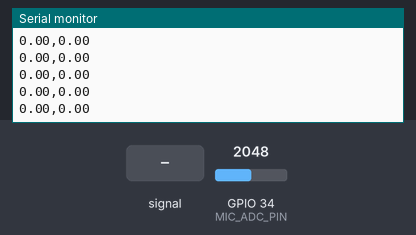
Simulated run of this sketch. Board: ESP32. Shown: the last lines printed to the serial monitor. The inputs (shaded band) are chosen by the test bench; at power-on: GPIO 34 (MIC_ADC_PIN) = 2048.

Above: at 1.2 s.
1.3 s: GPIO 34 (MIC_ADC_PIN) fed a 200 Hz sine of ±327 counts around its level
At 1.45 s:
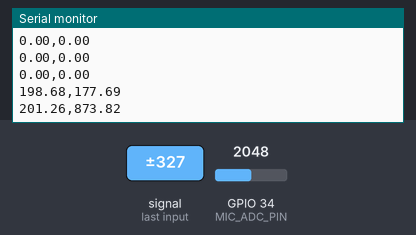
2.8 s: GPIO 34 (MIC_ADC_PIN) fed a 1000 Hz sine of ±1023 counts around its level
At 3.02 s:
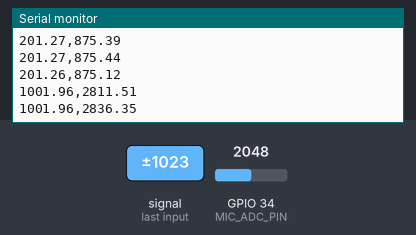
4.3 s: GPIO 34 (MIC_ADC_PIN) set to 2866
At 4.38 s:
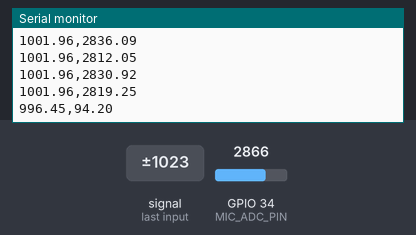
5.8 s: GPIO 34 (MIC_ADC_PIN) set to 3603
At 5.85 s:
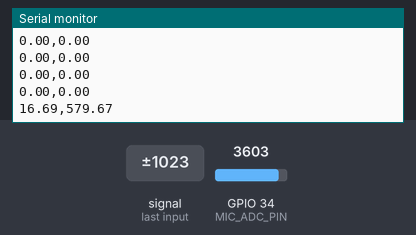
Timing chart, 0 to 8.3 s (numbered marks = the images above; inputs shaded):
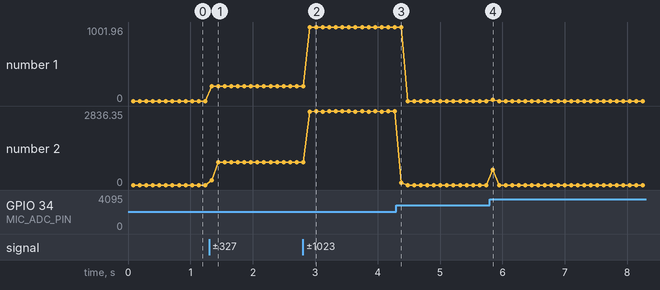

Measured:
- after the input at 1.3 s, the serial monitor: prints a new line at once (image 1)
- after the input at 2.8 s, the serial monitor: prints a new line after 0.11 s (image 2)
- after the input at 4.3 s, the serial monitor: prints a new line after 0.08 s (image 3)
- after the input at 5.8 s, the serial monitor: prints a new line at once (image 4)
- plotted number 1: 0 → 201.27 after the input at 1.3 s, 201.27 → 1001.96 after the input at 2.8 s, 1001.96 → 0 after the input at 4.3 s
- plotted number 2: 0 → 875.44 after the input at 1.3 s, 875.44 → 2819.25 after the input at 2.8 s, 2819.25 → 0 after the input at 4.3 s

The sketch:

esp32-model-fft-max4466.ino
```cpp
#include <Arduino.h>
#include <arduinoFFT.h>


#define MIC_ADC_PIN 34
#define SAMPLE_BUFFER_SIZE 512
#define SAMPLE_RATE 8000

unsigned long sampling_period_us;
unsigned long last_sample_micros;

double vReal[SAMPLE_BUFFER_SIZE];
double vImag[SAMPLE_BUFFER_SIZE];
int16_t wave[SAMPLE_BUFFER_SIZE];

// Inisialisasi FFT
arduinoFFT FFT = arduinoFFT(vReal, vImag, SAMPLE_BUFFER_SIZE, SAMPLE_RATE);


void setup() {

  Serial.begin(115200);

  // Memberi label pada grafik di Serial Plotter
  Serial.println("Frekuensi(Hz),Magnitudo(Scaled)");

  sampling_period_us = round(1000000.0 / SAMPLE_RATE);
  pinMode(MIC_ADC_PIN, INPUT);
  analogSetAttenuation(ADC_11db);
}

void loop() {

  getWave();


  performFFT();

  plotPeakAndMagnitude();
}


void getWave() {
  last_sample_micros = micros();
  for (int i = 0; i < SAMPLE_BUFFER_SIZE; i++) {
    while ((micros() - last_sample_micros) < sampling_period_us) { /* Wait */ }
    last_sample_micros += sampling_period_us;
    wave[i] = analogRead(MIC_ADC_PIN);
  }
}

void performFFT() {
  // DC Removal
  long signalSum = 0;
  for (int i = 0; i < SAMPLE_BUFFER_SIZE; i++) signalSum += wave[i];
  double dcOffset = signalSum / SAMPLE_BUFFER_SIZE;

  // Isi Buffer
  for (int i = 0; i < SAMPLE_BUFFER_SIZE; i++) {
    vReal[i] = (double)(wave[i] - dcOffset);
    vImag[i] = 0;
  }

  // Komputasi FFT
  FFT.Windowing(FFT_WIN_TYP_HAMMING, FFT_FORWARD);
  FFT.Compute(FFT_FORWARD);
  FFT.ComplexToMagnitude();
}

void plotPeakAndMagnitude() {

  double peakFreq = FFT.MajorPeak();


  double peakMag = 0;

  for (int i = 2; i < (SAMPLE_BUFFER_SIZE / 2); i++) {
    if (vReal[i] > peakMag) {
      peakMag = vReal[i];
    }
  }

  // Filter Noise: Jika suara terlalu pelan, anggap frekuensi 0
  if (peakMag < 500) {
    peakFreq = 0;
    peakMag = 0;
  }
  Serial.print(peakFreq);
  Serial.print(",");

  Serial.println(peakMag / 50.0);

  delay(20);
}
```
